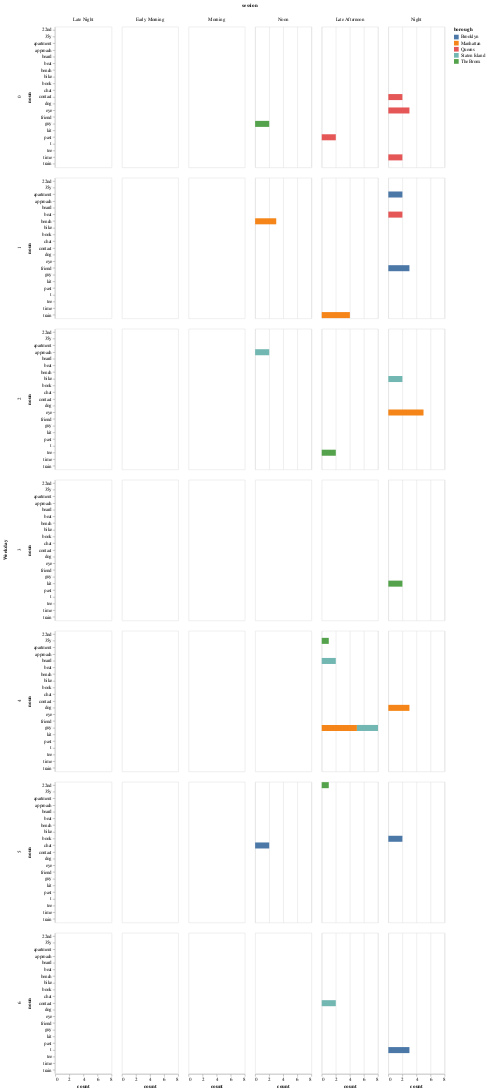

Notebook cell for this chart:
### Code cell
### why is this chart off? 

df_noun_borough = df[['noun', 'borough', 'session', 'Weekday']]
df_noun_borough['noun'] = df_noun_borough['noun'].apply(literal_eval)
df_exploded = df_noun_borough.explode('noun')

# # Group by 'borough' and get the value counts for 'nouns'
noun_counts = df_exploded.groupby(['borough', 'noun', 'session', 'Weekday']).size().reset_index(name='count')
# noun_counts
value_counts = noun_counts.groupby('borough').apply(lambda x: x.nlargest(5, 'count')).reset_index(drop=True)
value_counts

alt.Chart(value_counts).mark_bar().encode(
    y='noun',
    x='count',
    color='borough',
    column='session', 
    row='Weekday'
).properties(
    width=120,
    height=300
)

### Figure 1 — Vega-Lite specification as saved in the notebook (floating-point values rounded to 4 significant figures)
{"config": {"view": {"continuousWidth": 300, "continuousHeight": 300}}, "data": {"name": "data-a6262185d01823290e6cc6da6426f037"}, "mark": {"type": "bar"}, "encoding": {"color": {"field": "borough", "type": "nominal"}, "column": {"field": "session", "sort": ["Late Night", "Early Morning", "Morning", "Noon", "Late Afternoon", "Night"], "type": "ordinal"}, "row": {"field": "Weekday", "type": "quantitative"}, "x": {"field": "count", "type": "quantitative"}, "y": {"field": "noun", "type": "nominal"}}, "height": 300, "width": 120, "$schema": "https://vega.github.io/schema/vega-lite/v5.17.0.json", "datasets": {"data-a6262185d01823290e6cc6da6426f037": [{"borough": "Brooklyn", "noun": "friend", "session": "Night", "Weekday": 1, "count": 3}, {"borough": "Brooklyn", "noun": "t", "session": "Noon", "Weekday": 6, "count": 3}, {"borough": "Brooklyn", "noun": "apartment", "session": "Night", "Weekday": 1, "count": 2}, {"borough": "Brooklyn", "noun": "book", "session": "Night", "Weekday": 5, "count": 2}, {"borough": "Brooklyn", "noun": "chat", "session": "Late Night", "Weekday": 5, "count": 2}, {"borough": "Manhattan", "noun": "eye", "session": "Late Afternoon", "Weekday": 2, "count": 5}, {"borough": "Manhattan", "noun": "guy", "session": "Early Morning", "Weekday": 4, "count": 5}, {"borough": "Manhattan", "noun": "train", "session": "Noon", "Weekday": 1, "count": 4}, {"borough": "Manhattan", "noun": "bench", "session": "Morning", "Weekday": 1, "count": 3}, {"borough": "Manhattan", "noun": "dog", "session": "Late Afternoon", "Weekday": 4, "count": 3}, {"borough": "Queens", "noun": "eye", "session": "Noon", "Weekday": 0, "count": 3}, {"borough": "Queens", "noun": "beat", "session": "Night", "Weekday": 1, "count": 2}, {"borough": "Queens", "noun": "contact", "session": "Noon", "Weekday": 0, "count": 2}, {"borough": "Queens", "noun": "past", "session": "Early Morning", "Weekday": 0, "count": 2}, {"borough": "Queens", "noun": "time", "session": "Noon", "Weekday": 0, "count": 2}, {"borough": "Staten Island", "noun": "guy", "session": "Early Morning", "Weekday": 4, "count": 3}, {"borough": "Staten Island", "noun": "approach", "session": "Early Morning", "Weekday": 2, "count": 2}, {"borough": "Staten Island", "noun": "beard", "session": "Early Morning", "Weekday": 4, "count": 2}, {"borough": "Staten Island", "noun": "bike", "session": "Late Afternoon", "Weekday": 2, "count": 2}, {"borough": "Staten Island", "noun": "contact", "session": "Late Night", "Weekday": 6, "count": 2}, {"borough": "The Bronx", "noun": "guy", "session": "Late Night", "Weekday": 0, "count": 2}, {"borough": "The Bronx", "noun": "kit", "session": "Night", "Weekday": 3, "count": 2}, {"borough": "The Bronx", "noun": "tee", "session": "Morning", "Weekday": 2, "count": 2}, {"borough": "The Bronx", "noun": "22nd", "session": "Late Afternoon", "Weekday": 5, "count": 1}, {"borough": "The Bronx", "noun": "35y", "session": "Early Morning", "Weekday": 4, "count": 1}]}}
